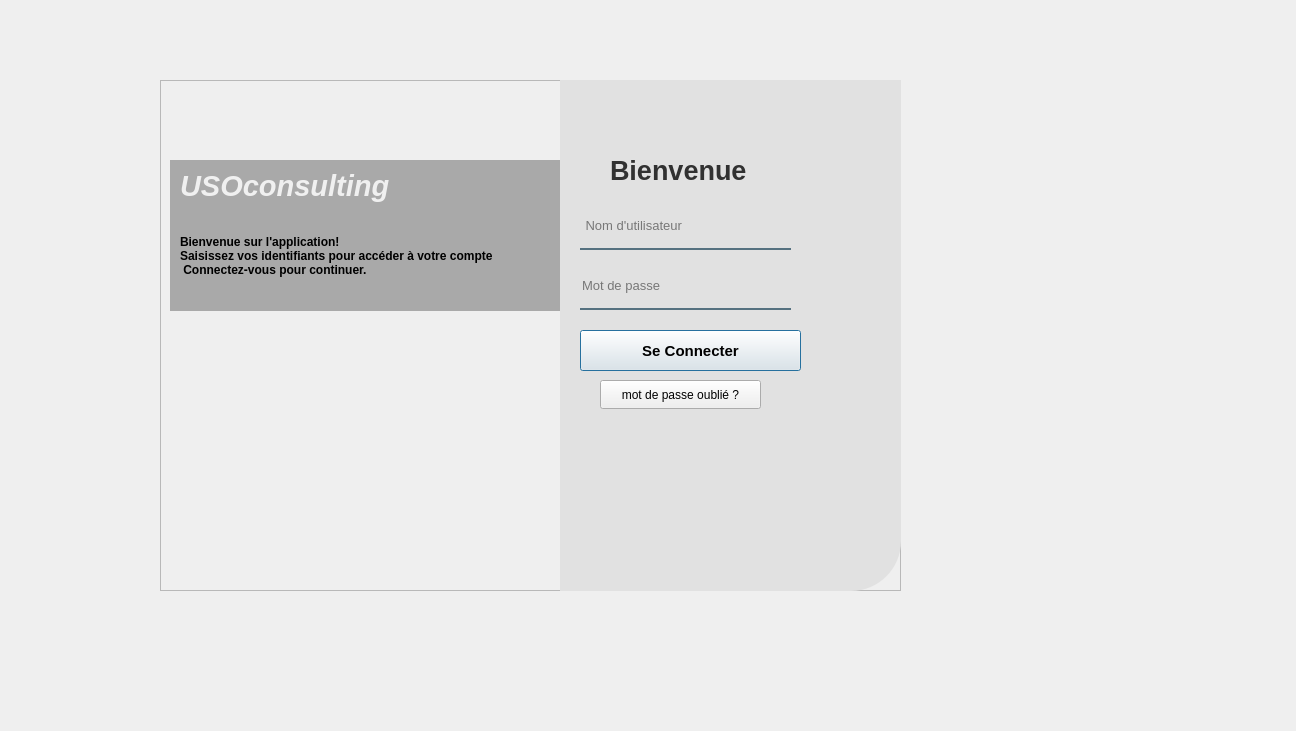
<?xml version="1.0" encoding="UTF-8"?>
<ui version="4.0">
 <class>LoginWindow</class>
 <widget class="QDialog" name="LoginWindow">
  <property name="geometry">
   <rect>
    <x>0</x>
    <y>0</y>
    <width>1296</width>
    <height>731</height>
   </rect>
  </property>
  <property name="windowTitle">
   <string>Dialog</string>
  </property>
  <widget class="QWidget" name="widget" native="true">
   <property name="geometry">
    <rect>
     <x>50</x>
     <y>60</y>
     <width>1151</width>
     <height>571</height>
    </rect>
   </property>
   <widget class="QFrame" name="frame">
    <property name="geometry">
     <rect>
      <x>110</x>
      <y>20</y>
      <width>741</width>
      <height>511</height>
     </rect>
    </property>
    <property name="frameShape">
     <enum>QFrame::Shape::StyledPanel</enum>
    </property>
    <property name="frameShadow">
     <enum>QFrame::Shadow::Raised</enum>
    </property>
    <widget class="QLabel" name="label_6">
     <property name="geometry">
      <rect>
       <x>20</x>
       <y>80</y>
       <width>251</width>
       <height>51</height>
      </rect>
     </property>
     <property name="font">
      <font>
       <pointsize>22</pointsize>
       <italic>true</italic>
       <bold>true</bold>
      </font>
     </property>
     <property name="styleSheet">
      <string notr="true">color:rgba(255,255,255,210);</string>
     </property>
     <property name="text">
      <string>USOconsulting</string>
     </property>
    </widget>
    <widget class="QLabel" name="label_2">
     <property name="geometry">
      <rect>
       <x>450</x>
       <y>70</y>
       <width>161</width>
       <height>41</height>
      </rect>
     </property>
     <property name="font">
      <font>
       <pointsize>20</pointsize>
       <bold>true</bold>
      </font>
     </property>
     <property name="styleSheet">
      <string notr="true">color:rgba(0,0,0,200);</string>
     </property>
     <property name="text">
      <string>Bienvenue</string>
     </property>
    </widget>
    <widget class="QLineEdit" name="lineEdit_password">
     <property name="geometry">
      <rect>
       <x>420</x>
       <y>190</y>
       <width>211</width>
       <height>40</height>
      </rect>
     </property>
     <property name="font">
      <font>
       <pointsize>10</pointsize>
      </font>
     </property>
     <property name="styleSheet">
      <string notr="true">background-color:rgba(225, 225,225,225);
border:none;
border-bottom:2px solid rgba(46,82,101,200);
color:rgba(0,0,0,240);
padding-bottom:7px;</string>
     </property>
     <property name="placeholderText">
      <string>Mot de passe </string>
     </property>
    </widget>
    <widget class="QLineEdit" name="lineEdit_username">
     <property name="geometry">
      <rect>
       <x>420</x>
       <y>130</y>
       <width>211</width>
       <height>40</height>
      </rect>
     </property>
     <property name="font">
      <font>
       <pointsize>10</pointsize>
      </font>
     </property>
     <property name="styleSheet">
      <string notr="true">background-color:rgba(225, 225,225,225);
border:none;
border-bottom:2px solid rgba(46,82,101,200);
color:rgba(0,0,0,240);
padding-bottom:7px;</string>
     </property>
     <property name="placeholderText">
      <string> Nom d'utilisateur</string>
     </property>
    </widget>
    <widget class="QLabel" name="label_7">
     <property name="geometry">
      <rect>
       <x>20</x>
       <y>150</y>
       <width>381</width>
       <height>51</height>
      </rect>
     </property>
     <property name="font">
      <font>
       <pointsize>9</pointsize>
       <bold>true</bold>
      </font>
     </property>
     <property name="styleSheet">
      <string notr="true"/>
     </property>
     <property name="text">
      <string>Bienvenue sur l'application!
Saisissez vos identifiants pour accéder à votre compte
 Connectez-vous pour continuer.</string>
     </property>
    </widget>
    <widget class="QPushButton" name="loginButton">
     <property name="geometry">
      <rect>
       <x>420</x>
       <y>250</y>
       <width>221</width>
       <height>41</height>
      </rect>
     </property>
     <property name="font">
      <font>
       <pointsize>11</pointsize>
       <bold>true</bold>
      </font>
     </property>
     <property name="styleSheet">
      <string notr="true">QPushButton#pushButton {
    background-color: qlineargradient(spread:pad, x1:0, y1:0, x2:1, y2:1, stop:0 rgba(11, 131, 120, 219), stop:1 rgba(85, 98, 112, 226));
    color: rgba(255, 255, 255, 210);
    border-radius: 5px;
    border: none;
}

QPushButton#pushButton:hover {
    background-color: qlineargradient(spread:pad, x1:0, y1:0, x2:1, y2:1, stop:0 rgba(150, 123, 111, 219), stop:1 rgba(85, 81, 84, 226));
}

QPushButton#pushButton:pressed {
    padding-left: 3px;
    padding-top: 3px;
    background-color: rgba(150, 123, 111, 255);
}</string>
     </property>
     <property name="text">
      <string>Se Connecter</string>
     </property>
    </widget>
    <widget class="QLabel" name="label">
     <property name="geometry">
      <rect>
       <x>400</x>
       <y>0</y>
       <width>341</width>
       <height>511</height>
      </rect>
     </property>
     <property name="font">
      <font>
       <pointsize>11</pointsize>
      </font>
     </property>
     <property name="styleSheet">
      <string notr="true">background-color:rgba(225,225,225,255);
border-bottom-right-radius:50px;</string>
     </property>
     <property name="text">
      <string/>
     </property>
    </widget>
    <widget class="QLabel" name="label_5">
     <property name="geometry">
      <rect>
       <x>10</x>
       <y>80</y>
       <width>391</width>
       <height>151</height>
      </rect>
     </property>
     <property name="font">
      <font>
       <pointsize>22</pointsize>
       <italic>true</italic>
       <bold>true</bold>
       <underline>false</underline>
       <strikeout>false</strikeout>
      </font>
     </property>
     <property name="styleSheet">
      <string notr="true">background-color:rgba(0,0,0,75);</string>
     </property>
     <property name="text">
      <string/>
     </property>
    </widget>
    <widget class="QWidget" name="widget_2" native="true">
     <property name="geometry">
      <rect>
       <x>0</x>
       <y>0</y>
       <width>401</width>
       <height>511</height>
      </rect>
     </property>
     <property name="styleSheet">
      <string notr="true">border-image: url(:/Downloads/aaaaaaaaaaa.jpg);</string>
     </property>
    </widget>
    <widget class="QPushButton" name="forgotPasswordButton">
     <property name="geometry">
      <rect>
       <x>440</x>
       <y>300</y>
       <width>161</width>
       <height>29</height>
      </rect>
     </property>
     <property name="text">
      <string>mot de passe oublié ?</string>
     </property>
    </widget>
    <zorder>widget_2</zorder>
    <zorder>label_5</zorder>
    <zorder>label</zorder>
    <zorder>label_6</zorder>
    <zorder>label_2</zorder>
    <zorder>lineEdit_password</zorder>
    <zorder>lineEdit_username</zorder>
    <zorder>label_7</zorder>
    <zorder>loginButton</zorder>
    <zorder>forgotPasswordButton</zorder>
   </widget>
  </widget>
 </widget>
 <resources/>
 <connections/>
</ui>
